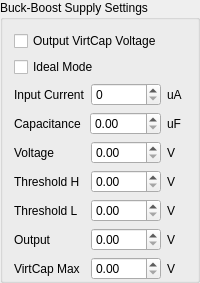
         <widget class="QGroupBox" name="BuckBoostSupplyLayout">
          <property name="sizePolicy">
           <sizepolicy hsizetype="Preferred" vsizetype="Fixed">
            <horstretch>0</horstretch>
            <verstretch>0</verstretch>
           </sizepolicy>
          </property>
          <property name="title">
           <string>Buck-Boost Supply Settings</string>
          </property>
          <property name="flat">
           <bool>false</bool>
          </property>
          <property name="checkable">
           <bool>false</bool>
          </property>
          <property name="checked">
           <bool>false</bool>
          </property>
          <layout class="QVBoxLayout" name="verticalLayout_2">
           <property name="bottomMargin">
            <number>0</number>
           </property>
           <item>
            <layout class="QHBoxLayout" name="horizontalLayout_13">
             <item>
              <widget class="QCheckBox" name="virtCapOutputting">
               <property name="text">
                <string>Output VirtCap Voltage</string>
               </property>
              </widget>
             </item>
            </layout>
           </item>
           <item>
            <layout class="QHBoxLayout" name="horizontalLayout_25">
             <item>
              <widget class="QCheckBox" name="virtCapIdealMode">
               <property name="text">
                <string>Ideal Mode</string>
               </property>
              </widget>
             </item>
            </layout>
           </item>
           <item>
            <layout class="QHBoxLayout" name="horizontalLayout_3">
             <property name="sizeConstraint">
              <enum>QLayout::SetMinimumSize</enum>
             </property>
             <item>
              <widget class="QLabel" name="label_3">
               <property name="sizePolicy">
                <sizepolicy hsizetype="Preferred" vsizetype="Preferred">
                 <horstretch>0</horstretch>
                 <verstretch>0</verstretch>
                </sizepolicy>
               </property>
               <property name="text">
                <string>Input Current</string>
               </property>
              </widget>
             </item>
             <item>
              <widget class="QSpinBox" name="inputCurrentBox">
               <property name="enabled">
                <bool>true</bool>
               </property>
               <property name="minimum">
                <number>0</number>
               </property>
               <property name="maximum">
                <number>3000</number>
               </property>
               <property name="value">
                <number>0</number>
               </property>
              </widget>
             </item>
             <item>
              <widget class="QLabel" name="InputCurrentUnitLabel">
               <property name="enabled">
                <bool>true</bool>
               </property>
               <property name="sizePolicy">
                <sizepolicy hsizetype="Fixed" vsizetype="Preferred">
                 <horstretch>0</horstretch>
                 <verstretch>0</verstretch>
                </sizepolicy>
               </property>
               <property name="maximumSize">
                <size>
                 <width>19</width>
                 <height>16777215</height>
                </size>
               </property>
               <property name="text">
                <string>uA</string>
               </property>
              </widget>
             </item>
            </layout>
           </item>
           <item>
            <layout class="QHBoxLayout" name="horizontalLayout">
             <item>
              <widget class="QLabel" name="label">
               <property name="text">
                <string>Capacitance</string>
               </property>
              </widget>
             </item>
             <item>
              <widget class="QDoubleSpinBox" name="virtCapCapacitance">
               <property name="maximum">
                <double>1000.000000000000000</double>
               </property>
               <property name="value">
                <double>0.000000000000000</double>
               </property>
              </widget>
             </item>
             <item>
              <widget class="QLabel" name="label_4">
               <property name="minimumSize">
                <size>
                 <width>19</width>
                 <height>0</height>
                </size>
               </property>
               <property name="maximumSize">
                <size>
                 <width>18</width>
                 <height>16777215</height>
                </size>
               </property>
               <property name="text">
                <string>uF</string>
               </property>
              </widget>
             </item>
            </layout>
           </item>
           <item>
            <layout class="QHBoxLayout" name="horizontalLayout_6">
             <item>
              <widget class="QLabel" name="label_6">
               <property name="enabled">
                <bool>true</bool>
               </property>
               <property name="text">
                <string>Voltage</string>
               </property>
              </widget>
             </item>
             <item>
              <widget class="QDoubleSpinBox" name="virtCapVoltage">
               <property name="enabled">
                <bool>true</bool>
               </property>
               <property name="readOnly">
                <bool>false</bool>
               </property>
               <property name="maximum">
                <double>3.600000000000000</double>
               </property>
               <property name="singleStep">
                <double>0.100000000000000</double>
               </property>
              </widget>
             </item>
             <item>
              <widget class="QLabel" name="label_5">
               <property name="enabled">
                <bool>true</bool>
               </property>
               <property name="sizePolicy">
                <sizepolicy hsizetype="Fixed" vsizetype="Preferred">
                 <horstretch>0</horstretch>
                 <verstretch>0</verstretch>
                </sizepolicy>
               </property>
               <property name="minimumSize">
                <size>
                 <width>19</width>
                 <height>0</height>
                </size>
               </property>
               <property name="maximumSize">
                <size>
                 <width>18</width>
                 <height>16777215</height>
                </size>
               </property>
               <property name="text">
                <string>V</string>
               </property>
              </widget>
             </item>
            </layout>
           </item>
           <item>
            <layout class="QHBoxLayout" name="horizontalLayout_8">
             <item>
              <widget class="QLabel" name="label_7">
               <property name="text">
                <string>Threshold H</string>
               </property>
              </widget>
             </item>
             <item>
              <widget class="QDoubleSpinBox" name="virtOutHighThreshholdV">
               <property name="maximum">
                <double>3.600000000000000</double>
               </property>
               <property name="value">
                <double>0.000000000000000</double>
               </property>
              </widget>
             </item>
             <item>
              <widget class="QLabel" name="label_8">
               <property name="minimumSize">
                <size>
                 <width>19</width>
                 <height>0</height>
                </size>
               </property>
               <property name="maximumSize">
                <size>
                 <width>19</width>
                 <height>16777215</height>
                </size>
               </property>
               <property name="text">
                <string>V</string>
               </property>
              </widget>
             </item>
            </layout>
           </item>
           <item>
            <layout class="QHBoxLayout" name="horizontalLayout_10">
             <item>
              <widget class="QLabel" name="label_9">
               <property name="text">
                <string>Threshold L</string>
               </property>
              </widget>
             </item>
             <item>
              <widget class="QDoubleSpinBox" name="virtOutLowThreshholdV">
               <property name="maximum">
                <double>3.600000000000000</double>
               </property>
               <property name="value">
                <double>0.000000000000000</double>
               </property>
              </widget>
             </item>
             <item>
              <widget class="QLabel" name="label_14">
               <property name="minimumSize">
                <size>
                 <width>19</width>
                 <height>0</height>
                </size>
               </property>
               <property name="maximumSize">
                <size>
                 <width>19</width>
                 <height>16777215</height>
                </size>
               </property>
               <property name="text">
                <string>V</string>
               </property>
              </widget>
             </item>
            </layout>
           </item>
           <item>
            <layout class="QHBoxLayout" name="horizontalLayout_11">
             <item>
              <widget class="QLabel" name="label_10">
               <property name="text">
                <string>Output</string>
               </property>
              </widget>
             </item>
             <item>
              <widget class="QDoubleSpinBox" name="virtCapOutputVoltage">
               <property name="maximum">
                <double>3.600000000000000</double>
               </property>
               <property name="singleStep">
                <double>0.100000000000000</double>
               </property>
               <property name="value">
                <double>0.000000000000000</double>
               </property>
              </widget>
             </item>
             <item>
              <widget class="QLabel" name="label_13">
               <property name="minimumSize">
                <size>
                 <width>19</width>
                 <height>0</height>
                </size>
               </property>
               <property name="maximumSize">
                <size>
                 <width>19</width>
                 <height>16777215</height>
                </size>
               </property>
               <property name="text">
                <string>V</string>
               </property>
              </widget>
             </item>
            </layout>
           </item>
           <item>
            <layout class="QHBoxLayout" name="horizontalLayout_12">
             <item>
              <widget class="QLabel" name="label_11">
               <property name="text">
                <string>VirtCap Max</string>
               </property>
              </widget>
             </item>
             <item>
              <widget class="QDoubleSpinBox" name="virtCapMaxVoltage">
               <property name="singleStep">
                <double>0.100000000000000</double>
               </property>
               <property name="value">
                <double>0.000000000000000</double>
               </property>
              </widget>
             </item>
             <item>
              <widget class="QLabel" name="label_12">
               <property name="minimumSize">
                <size>
                 <width>19</width>
                 <height>0</height>
                </size>
               </property>
               <property name="maximumSize">
                <size>
                 <width>19</width>
                 <height>16777215</height>
                </size>
               </property>
               <property name="text">
                <string>V</string>
               </property>
              </widget>
             </item>
            </layout>
           </item>
          </layout>
         </widget>
